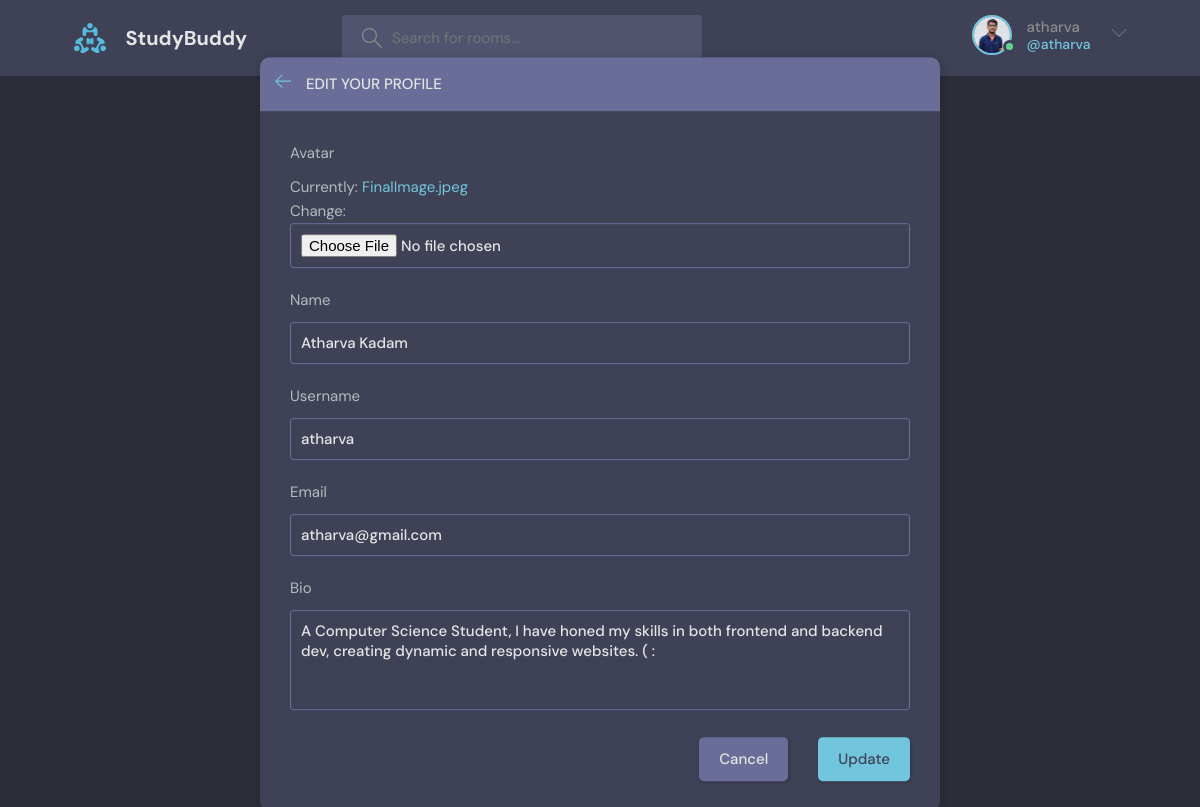
The page /update-user/ (signed in) on the database its author committed.
### base/models.py (models this page shows)
class User(AbstractUser):
    name = models.CharField(max_length=200, null=True)
    email = models.EmailField(unique=True, null=True)
    bio = models.TextField(null=True)
    avatar = models.ImageField(null=True, default='avatar.svg')
    USERNAME_FIELD = 'email'
    REQUIRED_FIELDS = []

### base/views.py (the view)
# urls.py: path('update-user/', views.updateUser, name="update-user"),
@login_required(login_url='login')
def updateUser(request):
    user = request.user
    form = UserForm(instance=user)
    if request.method == 'POST':
        form = UserForm(request.POST, request.FILES, instance=user)
        if form.is_valid():
            form.save()
            return redirect('user-profile', pk=user.id)
    return render(request, 'base/update-user.html',{'form':form})

### base/forms.py
class UserForm(ModelForm):
    class Meta:
        model = User
        fields = ['avatar', 'name', 'username', 'email', 'bio']
        exclude = []

### base/templates/base/update-user.html (shortened to what this page needs)
{% extends 'main.html' %}
{% block content %}
    <main class="update-account layout">
        <div class="container">
            <div class="layout__box">
                <div class="layout__boxHeader">
                    <div class="layout__boxTitle">
                        <a href="{% url 'home' %}">
                            <svg version="1.1" xmlns="http://www.w3.org/2000/svg" width="32" height="32"
                                viewBox="0 0 32 32">
                                <title>arrow-left</title>
                                <path
                                    d="M13.723 2.286l-13.723 13.714 13.719 13.714 1.616-1.611-10.96-10.96h27.625v-2.286h-27.625l10.965-10.965-1.616-1.607z">
                                </path>
                            </svg>
                        </a>
                        <h3>Edit your profile</h3>
                    </div>
                </div>
                <div class="layout__body">
                    <form class="form" action="" method="post" enctype="multipart/form-data">
                        {% for field in form %}
                        <div class="form__group">
                            <label for="profile_pic">{{field.label}}</label>
                            {{field}}
                        </div>
                        {% endfor %}
                        <div class="form__action">
                            <a class="btn btn--dark" href="{% url 'home' %}">Cancel</a>
                            <button class="btn btn--main" type="submit">Update</button>
                        </div>
                    </form>
                </div>
            </div>
        </div>
    </main>
{% endblock content %}

### templates/navbar.html (shortened to what this page needs)
{% load static %}
  <header class="header header--loggedIn">
      <div class="container">
        <a href="{% url 'home' %}" class="header__logo">
          <img src="{% static 'images/logo.svg' %}" />
          <h1>StudyBuddy</h1>
        </a>
        <form class="header__search" method="get" action="{% url 'home' %}">
          <label>
            <input name="q" placeholder="Search for rooms..." />
          </label>
        </form>
        <nav class="header__menu">
          {% if request.user.is_authenticated %}
          <div class="header__user">
            <a href="{% url 'user-profile' request.user.id %}">
              <div class="avatar avatar--medium active">
                <img src="{{request.user.avatar.url}}" />
              </div>
              <p>{{request.user.username}}<span>@{{request.user.username}}</span></p>
            </a>
            <button class="dropdown-button">
              <svg version="1.1" xmlns="http://www.w3.org/2000/svg" width="32" height="32" viewBox="0 0 32 32">
                <title>chevron-down</title>
                <path d="M16 21l-13-13h-3l16 16 16-16h-3l-13 13z"></path>
              </svg>
            </button>
          </div>
          {% else %}
            <a href="{% url 'login' %}">
            <img src="{% static 'images/avatar.svg' %}" />
            <p>Login</p>
            </a>
            {% endif %}
        </nav>
      </div>
    </header>

### rows shown on the page
User: user.avatar (picture), user.username "atharva", form "Atharva Kadam" "atharva" "atharva@gmail.com" "A Computer Science Student, I have honed my skills in both frontend and backend dev, creating dynamic and responsive websites. ( :"

### other values the page prints
{{ field.label }} "Avatar" "Name" "Username" "Email" "Bio"
